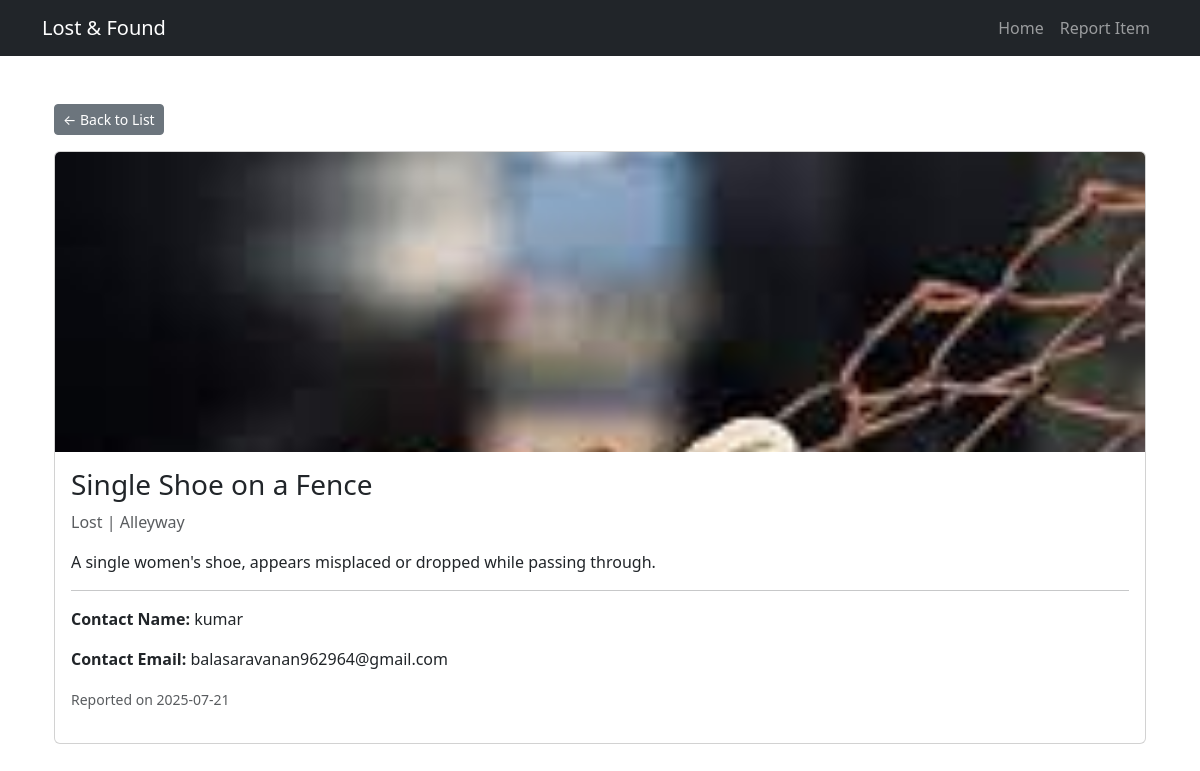
The page /item/22 on the database its author committed.
### app.py (models this page shows)
class Item(db.Model):
    id = db.Column(db.Integer, primary_key=True)
    item_name = db.Column(db.String(100), nullable=False)
    item_type = db.Column(db.String(10), nullable=False)
    description = db.Column(db.Text, nullable=False)
    location = db.Column(db.String(100), nullable=False)
    date_reported = db.Column(db.DateTime, default=datetime.utcnow)
    contact_name = db.Column(db.String(50), nullable=False)
    contact_email = db.Column(db.String(100), nullable=False)
    image_filename = db.Column(db.String(120))

### app.py (the view)
@app.route("/item/<int:item_id>")
def item_detail(item_id):
    item = Item.query.get_or_404(item_id)
    return render_template("item_detail.html", item=item)

### templates/item_detail.html (shortened to what this page needs)
{% extends "base.html" %}
{% block content %}
  <link rel="stylesheet" href="https://cdn.jsdelivr.net/npm/bootstrap@5.3.0/dist/css/bootstrap.min.css">
  <div class="container mt-5">
    <a href="/" class="btn btn-sm btn-secondary mb-3">← Back to List</a>
    <div class="card">
      {% if item.image_filename %}
        <img src="{{ url_for('static', filename='uploads/' + item.image_filename) }}" class="card-img-top" alt="Item Image">
      {% endif %}
      <div class="card-body">
        <h3 class="card-title">{{ item.item_name }}</h3>
        <p class="text-muted">{{ item.item_type|capitalize }} | {{ item.location }}</p>
        <p class="card-text">{{ item.description }}</p>
        <hr>
        <p><strong>Contact Name:</strong> {{ item.contact_name }}</p>
        <p><strong>Contact Email:</strong> {{ item.contact_email }}</p>
        <p><small class="text-muted">Reported on {{ item.date_reported.strftime('%Y-%m-%d') }}</small></p>
      </div>
    </div>
  </div>
  {% endblock %}

### templates/base.html (style rules this page uses)
body { background-color: #f8f9fa; }

### templates/item_detail.html (style rules this page uses)
img { height: 300px; object-fit: cover; }

### rows shown on the page
Item: image_filename (picture), item_name "Single Shoe on a Fence", item_type "Lost", location "Alleyway", description "A single women's shoe, appears misplaced or dropped while passing through.", contact_name "kumar", contact_email "balasaravanan962964@gmail.com", date_reported "2025-07-21"
